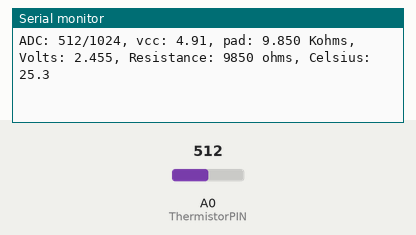
A sketch run on a simulated Arduino Uno, built with avr-gcc and run on an emulated ATmega328P. Parts: the last lines printed to the serial monitor. Inputs (shaded band) come from the test bench; at power-on: A0 (ThermistorPIN) = 512.

Above: at 2.8 s.
2.9 s: A0 (ThermistorPIN) set to 0
At 5.0 s:
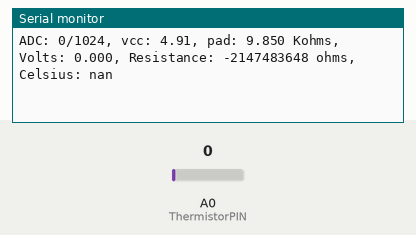
7.5 s: A0 (ThermistorPIN) set to 122
At 8.3 s:
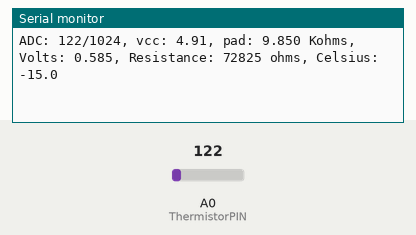

The sketch:

TemperatureTest2.ino
```cpp
/*
 * Inputs ADC Value from Thermistor and outputs Temperature in Celsius
 *  requires: include <math.h>
 * Utilizes the Steinhart-Hart Thermistor Equation:
 *    Temperature in Kelvin = 1 / {A + B[ln(R)] + C[ln(R)]3}
 *    where A = 0.001129148, B = 0.000234125 and C = 8.76741E-08
 *
 * These coefficients seem to work fairly universally, which is a bit of a
 * surprise.
 *
 * Schematic:
 *   [Ground] -- [10k-pad-resistor] -- | -- [thermistor] --[Vcc (5 or 3.3v)]
 *                                     |
 *                                Analog Pin 0
 *
 * In case it isn't obvious (as it wasn't to me until I thought about it), the analog ports
 * measure the voltage between 0v -> Vcc which for an Arduino is a nominal 5v, but for (say)
 * a JeeNode, is a nominal 3.3v.
 *
 * The resistance calculation uses the ratio of the two resistors, so the voltage
 * specified above is really only required for the debugging that is commented out below
 *
 * Resistance = (1024 * PadResistance/ADC) - PadResistor
 *
 * I have used this successfully with some CH Pipe Sensors (http://www.atcsemitec.co.uk/pdfdocs/ch.pdf)
 * which be obtained from http://www.rapidonline.co.uk.
 *
 */

#include <math.h>

#define ThermistorPIN 0                 // Analog Pin 0

float vcc = 4.91;                       // only used for display purposes, if used
// set to the measured Vcc.
float pad = 9850;                       // balance/pad resistor value, set this to
// the measured resistance of your pad resistor
float thermr = 10000;                   // thermistor nominal resistance

float Thermistor(int RawADC) {
  long Resistance;
  float Temp;  // Dual-Purpose variable to save space.

  Resistance=((1024 * pad / RawADC) - pad);
  Temp = log(Resistance); // Saving the Log(resistance) so not to calculate  it 4 times later
  Temp = 1 / (0.001129148 + (0.000234125 * Temp) + (0.0000000876741 * Temp * Temp * Temp));
  Temp = Temp - 273.15;  // Convert Kelvin to Celsius

  // BEGIN- Remove these lines for the function not to display anything
  Serial.print("ADC: ");
  Serial.print(RawADC);
  Serial.print("/1024");                           // Print out RAW ADC Number
  Serial.print(", vcc: ");
  Serial.print(vcc,2);
  Serial.print(", pad: ");
  Serial.print(pad/1000,3);
  Serial.print(" Kohms, Volts: ");
  Serial.print(((RawADC*vcc)/1024.0),3);
  Serial.print(", Resistance: ");
  Serial.print(Resistance);
  Serial.print(" ohms, ");
  // END- Remove these lines for the function not to display anything

  // Uncomment this line for the function to return Fahrenheit instead.
  //temp = (Temp * 9.0)/ 5.0 + 32.0;                  // Convert to Fahrenheit
  return Temp;                                      // Return the Temperature
}

void setup() {
  Serial.begin(115200);
}

void loop() {
  float temp;
  temp=Thermistor(analogRead(ThermistorPIN));       // read ADC and  convert it to Celsius
  Serial.print("Celsius: ");
  Serial.print(temp,1);                             // display Celsius
  //temp = (temp * 9.0)/ 5.0 + 32.0;                  // converts to  Fahrenheit
  //Serial.print(", Fahrenheit: ");
  //Serial.print(temp,1);                             // display  Fahrenheit
  Serial.println("");
  delay(2000);                                      // Delay a bit...
}
```

Measured:
- after the input at 2.9 s, the serial monitor: prints a new line after 1.1 s (image 1)
- after the input at 7.5 s, the serial monitor: prints a new line after 0.51 s (image 2)
